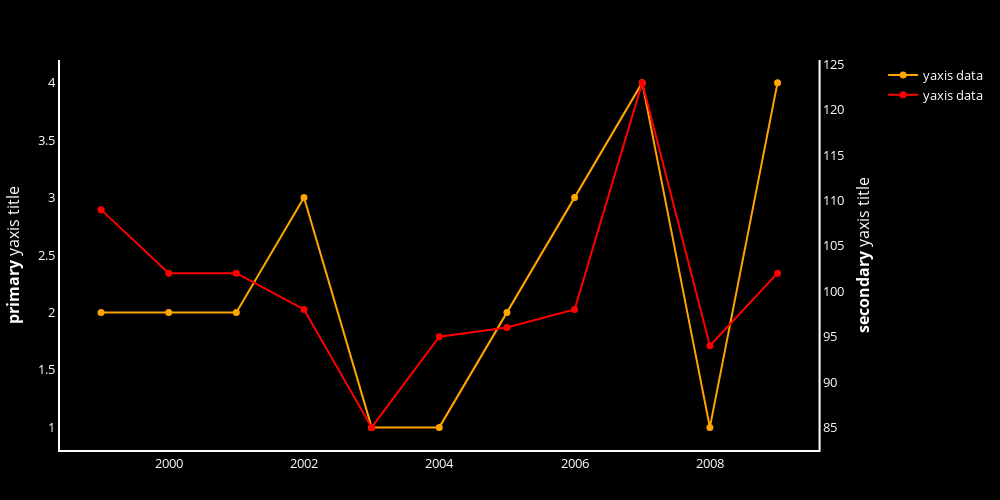

The notebook cell saved with this chart:
### Markdown cell above
##### Number of people who drowned by falling into a pool VS films Nicolas Cage appeared in

### Code cell
fig = make_subplots(specs=[[{"secondary_y": True}]])

fig.add_trace(
    go.Scatter(x=df_cage.Year.to_list(), 
               y=df_cage.NumberFilms.to_list(), 
               name="yaxis data", 
               marker=dict(
                    color='orange',
                    size=5,
                    line=dict(
                        color='orange',
                        width=2
                    ))),
            secondary_y=False
)

fig.add_trace(
    go.Scatter(x=df_cage.Year.to_list(), 
               y=df_cage.NumberDrownnings.to_list(), 
               name="yaxis data", 
               marker=dict(
                    color='red',
                    size=5,
                    line=dict(
                        color='red',
                        width=2
                    ))),
            secondary_y=True
)

fig.update_layout(
    width=1000,
    height=500,
    plot_bgcolor='black',
    paper_bgcolor='black',
    font=dict(size=13, color='white'),
    margin=dict(l=50, r=20, t=60, b=50),
    legend_title_text='',
    legend = dict(xanchor="left")
)


fig.update_yaxes(title_text="<b>primary</b> yaxis title", secondary_y=False, showgrid=False, linewidth=2)
fig.update_yaxes(title_text="<b>secondary</b> yaxis title", secondary_y=True,showgrid=False, linewidth=2)
fig.update_xaxes(showgrid=False, linewidth=2)

fig.show()

### Figure 1 — Plotly figure (JSON) as saved in the notebook; plotly's stock layout.template omitted (floating-point values rounded to 4 significant figures)
{"data": [{"marker": {"color": "orange", "line": {"color": "orange", "width": 2}, "size": 5}, "name": "yaxis data", "type": "scatter", "x": [1999, 2000, 2001, 2002, 2003, 2004, 2005, 2006, 2007, 2008, 2009], "xaxis": "x", "y": [2, 2, 2, 3, 1, 1, 2, 3, 4, 1, 4], "yaxis": "y"}, {"marker": {"color": "red", "line": {"color": "red", "width": 2}, "size": 5}, "name": "yaxis data", "type": "scatter", "x": [1999, 2000, 2001, 2002, 2003, 2004, 2005, 2006, 2007, 2008, 2009], "xaxis": "x", "y": [109, 102, 102, 98, 85, 95, 96, 98, 123, 94, 102], "yaxis": "y2"}], "layout": {"font": {"color": "white", "size": 13}, "height": 500, "legend": {"title": {"text": ""}, "xanchor": "left"}, "margin": {"b": 50, "l": 50, "r": 20, "t": 60}, "paper_bgcolor": "black", "plot_bgcolor": "black", "width": 1000, "xaxis": {"anchor": "y", "domain": [0, 0.94], "linewidth": 2, "showgrid": false}, "yaxis": {"anchor": "x", "domain": [0, 1], "linewidth": 2, "showgrid": false, "title": {"text": "<b>primary</b> yaxis title"}}, "yaxis2": {"anchor": "x", "linewidth": 2, "overlaying": "y", "showgrid": false, "side": "right", "title": {"text": "<b>secondary</b> yaxis title"}}}}
